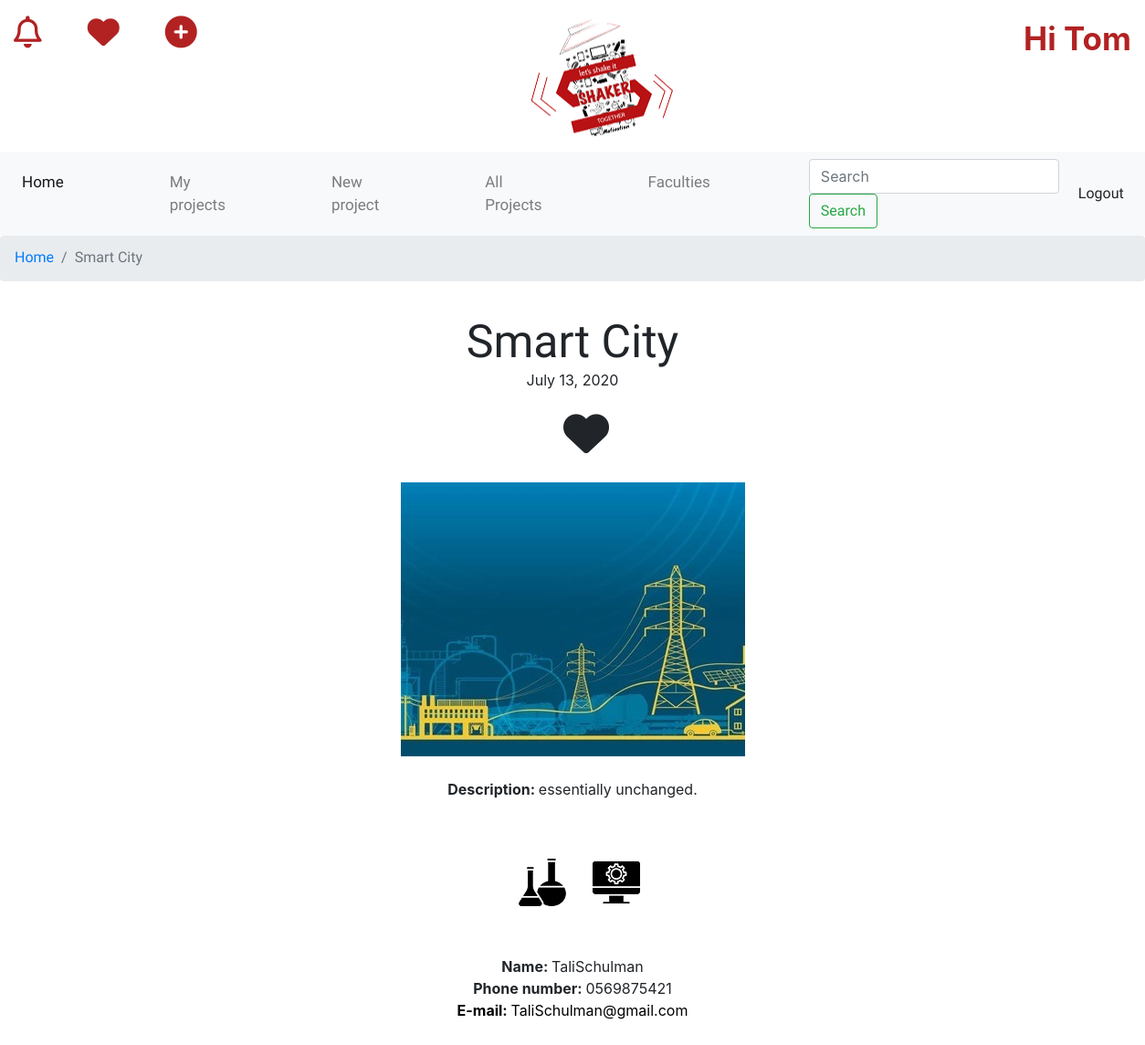
/project/29/about (signed in), run on the app's committed database.
### projects/models.py (models this page shows)
class Project(models.Model):
    user_id = models.ForeignKey(User, on_delete=models.CASCADE) #relationship 1:n (user:todos)
    dateCreated = models.DateField(auto_now_add=True) #automatic
    fullName = models.CharField(max_length=70)
    email = models.EmailField(max_length=254)
    phone = models.CharField(max_length=10)
    projectName = models.CharField(max_length=70)
    keyWord = models.CharField(max_length=70)
    description = models.TextField(blank=True)
    imgUrl = models.FileField(upload_to='proj')
    fasion = models.BooleanField(default=False) #true or false
    art = models.BooleanField(default=False) #true or false
    chemical = models.BooleanField(default=False) #true or false
    jewellery = models.BooleanField(default=False) #true or false
    graphic = models.BooleanField(default=False) #true or false
    electronic = models.BooleanField(default=False) #true or false
    software = models.BooleanField(default=False) #true or false
    industrial = models.BooleanField(default=False) #true or false
    Textil  = models.BooleanField(default=False) #true or false

### projects/views.py (the view)
# urls.py: path('project/<int:project_pk>/about', views.projectabout, name='project-about'),
@login_required
def projectabout(request, project_pk):
    project = Project.objects.get(id=project_pk)
    return render(request, 'projects/project.html', {'project': project})

### projects/templates/projects/project.html (shortened to what this page needs)
{% load static %}
<!DOCTYPE html>
<html lang="en">
<head>
  <link rel ="stylesheet" href="{% static 'projects/css/style.css' %}">
  <link rel="stylesheet" href="https://stackpath.bootstrapcdn.com/bootstrap/4.5.0/css/bootstrap.min.css">
</head>
<body>
  <header>
    <a href="/homepage" id="logo" ></a>
      <ul class="headerIcons">
        <li><a href="#" class="far fa-bell"></a>
          <a href="#" class="fas fa-heart"></a>
        <a href="/createNewProject" class="fas fa-plus-circle"></a>
        </li>
      </ul>
    {% if user.is_authenticated %}
    <div class="greeting">
      <span><b>Hi {{user.username}}</b></span>
    </div>
    {% else %}
      <a href="/Login">Login</a>
      <a href="/register">Register</a>
    {% endif %}
  </header>
  <nav class="navbar navbar-expand-lg navbar-light bg-light">
    <div class="collapse navbar-collapse" id="navbarSupportedContent">
      <ul class="navbar-nav mr-auto">
        <li class="nav-item active">
          <a class="nav-link" href="/homepage">Home <span class="sr-only">(current)</span></a>
        </li>
        <li class="nav-item">
          <a class="nav-link" href="/myprojects">My projects</a>
        </li>
        <li class="nav-item">
          <a class="nav-link" href="/createNewProject">New project</a>
        </li>
        <li class="nav-item">
          <a class="nav-link" href="/allprojects">All Projects</a>
        </li>
        <li class="nav-item">
          <a class="nav-link" href="/allfaculties">Faculties</a>
        </li>
      </ul>
      <form class="form-inline my-2 my-lg-0">
        <input class="form-control mr-sm-2" type="search" placeholder="Search" aria-label="Search">
        <button class="btn btn-outline-success my-2 my-sm-0" type="submit">Search</button>
      </form>
      <form action="{% url 'logoutuser' %}" method="POST">
          <button class="btn btn-light logoutButton" type='submit'>Logout</button>
      </form>
    </div>
  </nav>
  <div class="breadc">
    <nav aria-label="breadcrumb">
      <ol class="breadcrumb">
        <li class="breadcrumb-item"><a href="/homepage">Home</a></li>
        <li class="breadcrumb-item active" aria-current="page">{{project.projectName}}</li>
      </ol>
    </nav>
  </div>
  {% if user.is_authenticated %}
  <div class="project-container">
    <h1>{{project.projectName}}</h1>
    <span>{{project.dateCreated}}</span>
    <br><br>
    <br><br>
    <div class="heart"><i class="fas fa-heart"></i></div>
      {% if project.imgUrl %}
        <img src="{{project.imgUrl.url}}" alt="{{project.projectName}}" title="{{project.projectName}}">
      {% endif %}
      <br><br>
      {% if project.description %}
        <p><b>Description: </b>{{project.description}}</p>
      {% endif %}
      <br><br>
      {% if project.chemical %}
        <img class="facultyIcon" src="{% static 'projects/media/images/departmentsIcons/chemical.png' %}" class="Chemical" alt="Chemical" title="Chemical">&nbsp;
      {% endif %}
      {% if project.software %}
          <img class="facultyIcon" src="{% static 'projects/media/images/departmentsIcons/software.png' %}" class="Software" alt="Software" title="Software">&nbsp;
      {% endif %}
      <p class="contact"><br>
        {% if project.fullName %}
        <b>Name: </b>{{project.fullName}}<br>
        {% endif %}
        {% if project.phone %}
        <b>Phone number: </b>{{project.phone}}<br>
        {% endif %}
        {% if project.email %}
        <a href="mailto:{{project.email}}"><b>E-mail: </b>{{project.email}}</a><br>
        {% endif %}
      </p>
        {% endif %}
      </div>
</body>
</html>

### projects/static/projects/css/style.css (style rules this page uses)
* { margin: 0; padding: 0; }
header, article,main,footer,section,nav,ul,div,a,li { display: block; }
header { height: 150px; width: 100%; }
.headerIcons a { position: relative; float: left; margin-top: 2px; font-size: 35px; color: firebrick; letter-spacing: 50px; }
.headerIcons { margin-left: 15px; }
.greeting { position: relative; float: right; font-size: 35px; color: firebrick; display: flex; margin-right: 15px; }
#logo { position: absolute; width: 15%; height: 140px; background-image: url(../media/images/logo.png); background-repeat: no-repeat; background-position: center; left: 45%; }
.nav-link { font-size: 17px; font-family: Cambria, Cochin, Georgia, Times, 'Times New Roman', serif; margin-right: 100px; }
.navbar { position: relative; }
nav button { font-family: Cambria, Cochin, Georgia, Times, 'Times New Roman', serif; font-size: 17px; }
.breadcrumb { font-family: Cambria, Cochin, Georgia, Times, 'Times New Roman', serif; height: 50px; width: 100%; }
.main-wrapper a, .project-container a { color:black; }
.project-container { position: relative; flex-wrap: wrap; top: 20px; margin-bottom: 30px; text-align: center; }
.project-container h1, .createnewproject-wrapper h1 { position: relative; font-family: Carter One; font-size: 50px; margin: 0 auto; }
img { position: relative; max-width:100%; height:auto; }
.facultyIcon { display: inline-block; padding-left: 20px; }
.contact { margin-top: 30px; }
.heart { position: relative; height: 20px; width: 20px; top: -70px; font-size: 50px; background-color: white; margin: 0 auto; }

### data on the page
Project: projectName "Smart City", dateCreated "July 13, 2020", imgUrl (picture), description "essentially unchanged.", fullName "TaliSchulman", phone "0569875421", email "TaliSchulman@gmail.com"

### other printed values
{{ user.username }} "Tom"
